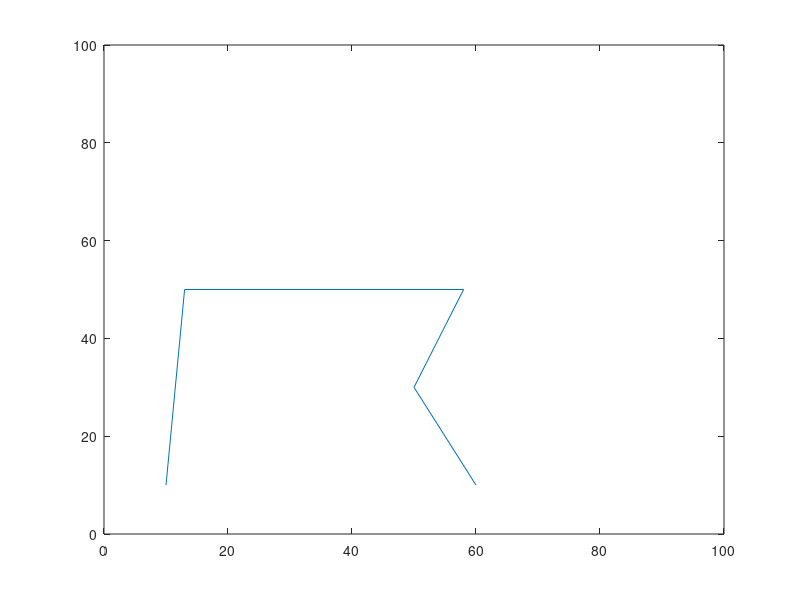

This figure's MATLAB source: (Note: this script raises an error after producing the figure.)
close all 
clear all
%list = [5 5; 10 50; 13 80; 15 10; 12 20; 18 30; 19 40;]
list = [10 10; 13 50; 58 50; 50 30; 60 10]
 figure;
plot(list(:,1), list(:,2));
axis([0 100 0 100]);

%get the vertices
[list_pts,verts]= douglas_peucker(list, 5)

 figure;
plot(verts(:,1), verts(:,2));
axis([0 100 0 100]);

numVerts = size(verts,1);
for i=1:numVerts
    if (i==1)
        vNext = verts(i+1,:) - verts(i,:);
        vPrev = verts(end,:) - verts(i,:);
    elseif (i==numVerts)
        vNext = verts(1,:) - verts(i,:);
        vPrev = verts(i-1,:) - verts(i,:);
    else
        vNext = verts(i+1,:) - verts(i,:);
        vPrev = verts(i-1,:) - verts(i,:);
    end
    dNext = norm( vNext );
    dPrev = norm( vPrev );
    
    angle = acos ( dot(vNext, vPrev) / (dNext * dPrev) );
    angle = radtodeg(angle)
    vertices(i) = struct('angle', angle, 'dNext', dNext, 'dPrev', dPrev, 'posX', verts(i,1), 'posY', verts(i,2));
end

%compute perimeter
perimeter = 0;
for i=1:size(vertices)
    perimeter = perimeter + vertices(i).dNext;
end

poly = struct ('vertices', vertices, 'perimeter', perimeter);

%generate the table vertices

